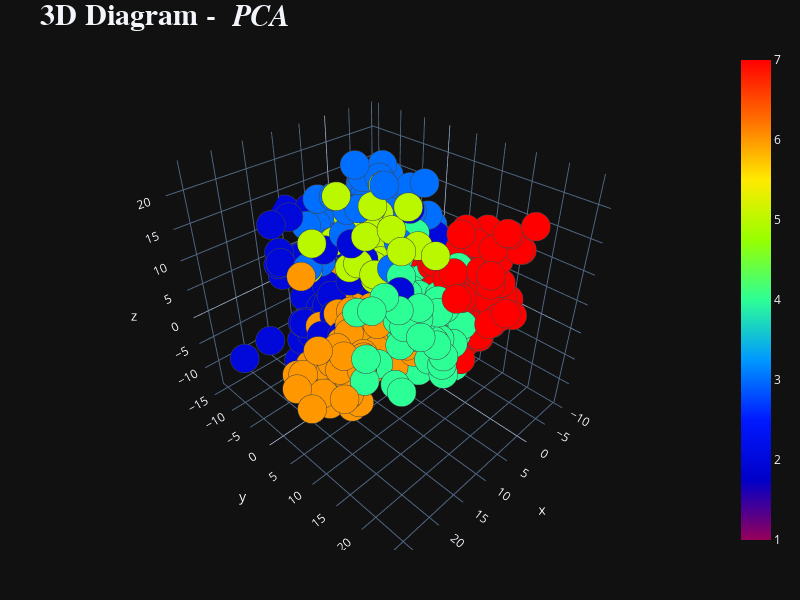

The notebook cell this image was saved under:
### Code cell
plot_3d(principalComponents[:, 0],principalComponents[:, 1],principalComponents[:, 2], "PCA")

### Figure 1 — Plotly figure (JSON) as saved in the notebook; plotly's stock layout.template omitted (floating-point values rounded to 4 significant figures; data arrays with more than 128 entries replaced by an {"elided": "..."} marker saying what was removed)
{"data": [{"marker": {"color": {"elided": "3000 int values"}, "colorscale": [[0, "rgb(150,0,90)"], [0.125, "rgb(0,0,200)"], [0.25, "rgb(0,25,255)"], [0.375, "rgb(0,152,255)"], [0.5, "rgb(44,255,150)"], [0.625, "rgb(151,255,0)"], [0.75, "rgb(255,234,0)"], [0.875, "rgb(255,111,0)"], [1, "rgb(255,0,0)"]], "line": {"width": 1}, "opacity": 1, "showscale": true, "size": 10}, "mode": "markers", "type": "scatter3d", "x": {"elided": "3000 float values"}, "y": {"elided": "3000 float values"}, "z": {"elided": "3000 float values"}}], "layout": {"height": 600, "hovermode": "closest", "margin": {"b": 50, "l": 50, "r": 50, "t": 50}, "title": {"font": {"family": "Times New Roman", "size": 30}, "text": "<b>3D Diagram - <i> PCA </i> </b>"}, "width": 800}}
